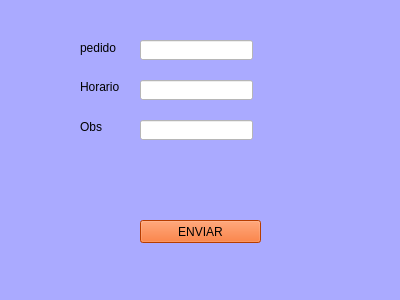
<?xml version="1.0" encoding="UTF-8"?>
<ui version="4.0">
 <class>Form</class>
 <widget class="QWidget" name="Form">
  <property name="geometry">
   <rect>
    <x>0</x>
    <y>0</y>
    <width>400</width>
    <height>300</height>
   </rect>
  </property>
  <property name="windowTitle">
   <string>Form</string>
  </property>
  <property name="styleSheet">
   <string notr="true">background-color: rgb(170, 170, 255);</string>
  </property>
  <widget class="QPushButton" name="pushButton">
   <property name="geometry">
    <rect>
     <x>140</x>
     <y>220</y>
     <width>121</width>
     <height>23</height>
    </rect>
   </property>
   <property name="styleSheet">
    <string notr="true">background-color: rgb(255, 85, 0);</string>
   </property>
   <property name="text">
    <string>ENVIAR</string>
   </property>
  </widget>
  <widget class="QLineEdit" name="linePedido">
   <property name="geometry">
    <rect>
     <x>140</x>
     <y>40</y>
     <width>113</width>
     <height>20</height>
    </rect>
   </property>
   <property name="styleSheet">
    <string notr="true">background-color: rgb(255, 255, 255);</string>
   </property>
  </widget>
  <widget class="QLineEdit" name="lineHora">
   <property name="geometry">
    <rect>
     <x>140</x>
     <y>80</y>
     <width>113</width>
     <height>20</height>
    </rect>
   </property>
   <property name="styleSheet">
    <string notr="true">background-color: rgb(255, 255, 255);</string>
   </property>
  </widget>
  <widget class="QLineEdit" name="lineObs">
   <property name="geometry">
    <rect>
     <x>140</x>
     <y>120</y>
     <width>113</width>
     <height>20</height>
    </rect>
   </property>
   <property name="styleSheet">
    <string notr="true">background-color: rgb(255, 255, 255);</string>
   </property>
  </widget>
  <widget class="QLabel" name="label">
   <property name="geometry">
    <rect>
     <x>80</x>
     <y>40</y>
     <width>41</width>
     <height>16</height>
    </rect>
   </property>
   <property name="text">
    <string>pedido</string>
   </property>
  </widget>
  <widget class="QLabel" name="label_2">
   <property name="geometry">
    <rect>
     <x>80</x>
     <y>80</y>
     <width>47</width>
     <height>13</height>
    </rect>
   </property>
   <property name="text">
    <string>Horario</string>
   </property>
  </widget>
  <widget class="QLabel" name="label_3">
   <property name="geometry">
    <rect>
     <x>80</x>
     <y>120</y>
     <width>47</width>
     <height>13</height>
    </rect>
   </property>
   <property name="text">
    <string>Obs</string>
   </property>
  </widget>
  <widget class="QLabel" name="labelAviso">
   <property name="geometry">
    <rect>
     <x>100</x>
     <y>170</y>
     <width>221</width>
     <height>20</height>
    </rect>
   </property>
   <property name="font">
    <font>
     <pointsize>10</pointsize>
     <weight>75</weight>
     <bold>true</bold>
    </font>
   </property>
   <property name="styleSheet">
    <string notr="true">color: rgb(85, 255, 0);</string>
   </property>
   <property name="text">
    <string/>
   </property>
  </widget>
 </widget>
 <resources/>
 <connections/>
</ui>
